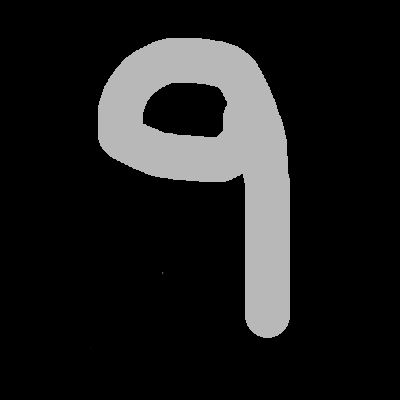
#> input picture Expo_ML/test_digit_9.png, 400 x 400 px
$ jupyter execute Digitos.ipynb
#> lines starting #> are read from the running program, lines starting #| are printed output that depends on the picture
[cell 1]
from sklearn import datasets
from sklearn import svm
from sklearn import model_selection
from sklearn import metrics
import matplotlib.pyplot as plt

## Leemos los datos y lo distribuimos en nuestras variables X e Y

[cell 2]
data = datasets.load_digits()

[cell 3]
#Normalizando datos
X = data.images

Y = data.target

print(X.shape)
print(Y.shape)

[cell 4]
m = X.shape[0]

print(X[0].shape)
plt.imshow(X[500], cmap=plt.cm.gray_r, interpolation='nearest')
plt.show()
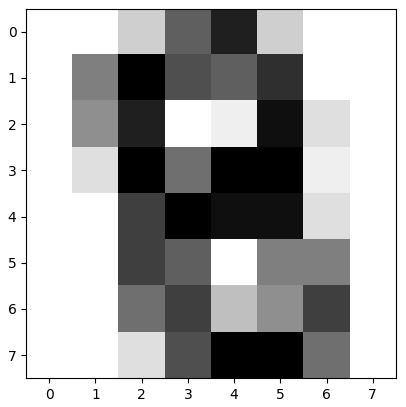
#> figure drawn by matplotlib, 1 panel
print(X[0])

## Vamos a necesitar "Aplanar" las imágenes

[cell 5]
print(m)
X_flattened = X.reshape((m, -1))

[cell 6]
X_flattened.shape

[cell 7]
X_train, X_test, Y_train, Y_test = model_selection.train_test_split(X_flattened, Y, test_size=0.20, random_state=1)
print(X_train.shape)
print(Y_train.shape)
print(X_test.shape)
print(Y_test.shape)

## Usaremos un SVC basado en una SVM

[cell 8]
model = svm.SVC(gamma=0.001)

[cell 9]
model.fit(X_train, Y_train)

[cell 10]
model.score(X_test, Y_test)

## Métricas
$$Precision = \frac{TP}{TP+FP}$$
Cantidad de ítems clasificados relevantes
$$Recall = \frac{TP}{FN+TP}$$
Cantidad de ítems relevantes fueron clasificados correctamente
$$2*\frac{presicion*recall}{precision+recall}$$
La métrica F1 provee una medida de la exactitud del test

[cell 11]
print(metrics.classification_report(Y_test, model.predict(X_test)))

[cell 12]
print(metrics.confusion_matrix(Y_test, model.predict(X_test)))

# Pruebas

[cell 13]
import cv2

[cell 14]
test_digit = cv2.imread('test_digit_9.png')[:,:,0]
#> test_digit: shape (400, 400); min 0, max 184, mean 29.4
print(test_digit.shape)
#| (400, 400)
plt.imshow(test_digit, cmap=plt.cm.gray_r, interpolation='nearest')
plt.show()

[cell 15]
test_digit = cv2.resize(test_digit, (8,8), interpolation=cv2.INTER_AREA)

[cell 16]
print(test_digit.shape)
#| (8, 8)
plt.imshow(test_digit, cmap=plt.cm.gray_r, interpolation='nearest')
plt.show()
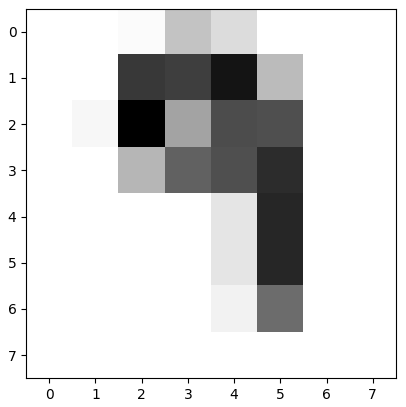
#> figure drawn by matplotlib, 1 panel
print(test_digit)
#| [[  0   0   3  41  24   0   0   0]
#|  [  0   0 134 131 159  46   0   0]
#|  [  0   6 173  62 121 119   0   0]
#|  [  0   0  50 107 119 143   0   0]
#|  [  0   0   0   0  18 147   0   0]
#|  [  0   0   0   0  18 147   0   0]
#|  [  0   0   0   0   9 100   0   0]
#|  [  0   0   0   0   0   0   0   0]]

[cell 17]
test_digit_flatten = test_digit.flatten().reshape((1,64))
print(test_digit_flatten.shape)
#| (1, 64)
print(model.predict(test_digit_flatten))
#| [1]

$ run again, with Expo_ML/test_digit_1.png copied over Expo_ML/test_digit_9.png
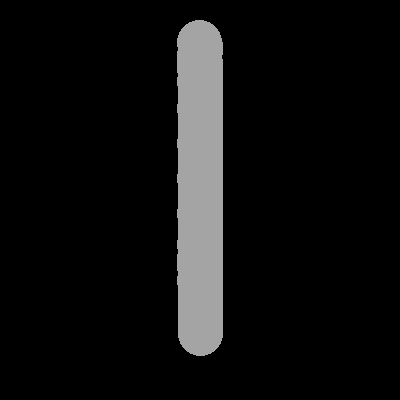
#> input picture Expo_ML/test_digit_1.png, 400 x 400 px
#| (400, 400)
#| (8, 8)
#> `plt.show()`:
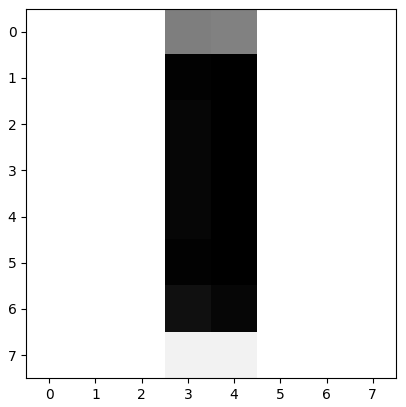
#> figure drawn by matplotlib, 1 panel
#| [[ 0  0  0 38 37  0  0  0]
#|  [ 0  0  0 74 75  0  0  0]
#|  [ 0  0  0 73 75  0  0  0]
#|  [ 0  0  0 73 75  0  0  0]
#|  [ 0  0  0 73 75  0  0  0]
#|  [ 0  0  0 74 75  0  0  0]
#> (further printed lines are left out)
#| (1, 64)
#| [1]

$ run again, with Expo_ML/test_digit_2.png copied over Expo_ML/test_digit_9.png
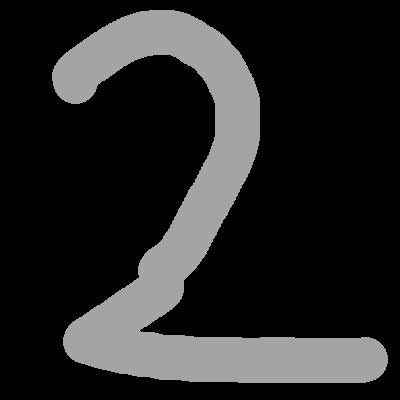
#> input picture Expo_ML/test_digit_2.png, 400 x 400 px
#| (400, 400)
#| (8, 8)
#> `plt.show()`:
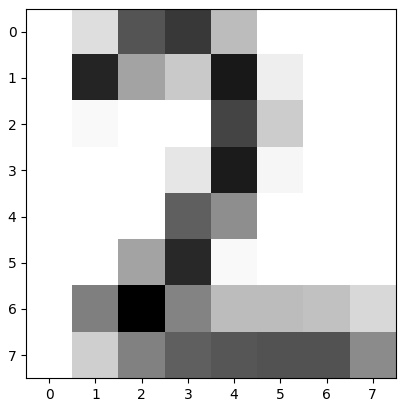
#> figure drawn by matplotlib, 1 panel
#| [[  0  21 107 124  42   0   0   0]
#|  [  0 137  58  34 144  11   0   0]
#|  [  0   4   0   0 117  32   0   0]
#|  [  0   0   0  16 143   6   0   0]
#|  [  0   0   0 100  71   0   0   0]
#|  [  0   0  58 134   4   0   0   0]
#> (further printed lines are left out)
#| (1, 64)
#| [1]

$ run again, with Expo_ML/test_digit_3.png copied over Expo_ML/test_digit_9.png
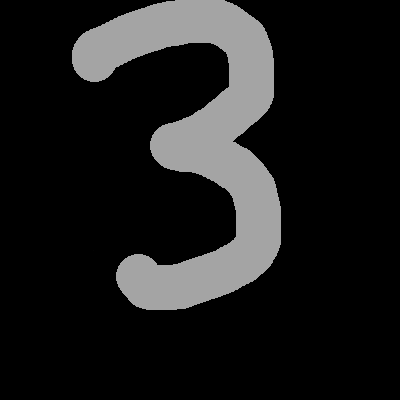
#> input picture Expo_ML/test_digit_3.png, 400 x 400 px
#| (400, 400)
#| (8, 8)
#> `plt.show()`:
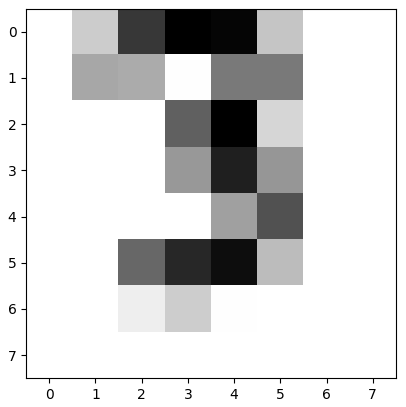
#> figure drawn by matplotlib, 1 panel
#| [[  0  30 116 148 145  34   0   0]
#|  [  0  51  49   1  78  78   0   0]
#|  [  0   0   0  92 147  24   0   0]
#|  [  0   0   0  60 130  61   0   0]
#|  [  0   0   0   0  55 101   0   0]
#|  [  0   0  88 125 140  39   0   0]
#> (further printed lines are left out)
#| (1, 64)
#| [1]
